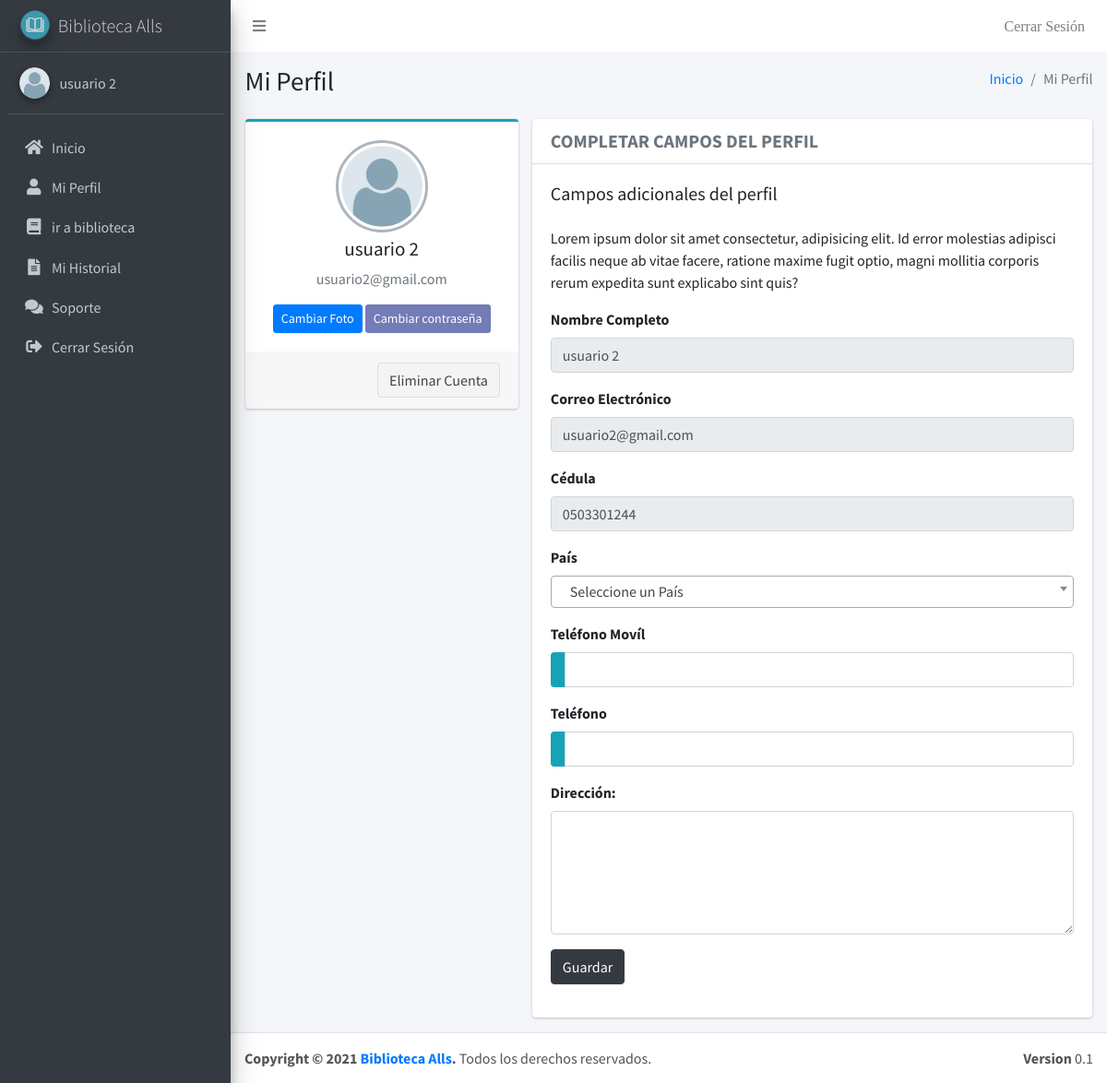
Screenshot of /admin/perfil (signed in) with the database file from the repository.
### tables this page shows
CREATE TABLE `usuarios` (
  `id_usuario` int(11) NOT NULL,
  `usu_perfil` varchar(16) NOT NULL,
  `usu_nombre` varchar(256) NOT NULL,
  `usu_password` text NOT NULL,
  `usu_cedula` varchar(16) NOT NULL,
  `usu_celular` varchar(16) DEFAULT NULL,
  `usu_telefono` varchar(16) DEFAULT NULL,
  `usu_direccion` varchar(516) DEFAULT NULL,
  `usu_email` varchar(256) NOT NULL,
  `usu_activo` int(11) NOT NULL DEFAULT 0,
  `usu_emailEncriptado` varchar(516) NOT NULL,
  `usu_foto` varchar(128) DEFAULT NULL
);

### admin/controladores/plantilla.controlador.php (called while the page is built)
<?php
class ControladorPlantilla{
    public function ctrPlantilla(){
        include("vistas/plantilla.php");
    }
}

### admin/index.php (called while the page is built, shortened)
<?php
include("controladores/plantilla.controlador.php");
include("controladores/general.controlador.php");
include("controladores/usuarios.controlador.php");
include("controladores/prestamos.controlador.php");
include("modelos/usuarios.modelo.php");
$plantilla = new ControladorPlantilla;
$plantilla -> ctrPlantilla();
?>

### admin/controladores/usuarios.controlador.php (called while the page is built, shortened)
<?php
class ControladorUsuarios
{
    static public function ctrMostrarUsuarios($item, $valor)
    {
        $tabla = "usuarios";
        $respuesta = ModeloUsuarios::mdlMostrarUsuario($tabla, $item, $valor);
        return $respuesta;
    }
}

### admin/modelos/conexion.php (called while the page is built)
<?php
class Conexion
{
    static public function conectar()
    {
        $est = 0;
        if ($est) {
            $link = new PDO(
                "mysql:host=localhost;dbname=u170679010_bibliotecaec",
                "u170679010_bibliotecaec",
                "7B#SHH?Dg1"
            );
        } else {
            $link = new PDO(
                "mysql:host=localhost;dbname=biblioteca_axel",
                "root",
                ""
            );
        }
        $link->exec("set names utf8");
        return $link;
    }
}

### admin/modelos/usuarios.modelo.php (called while the page is built, shortened)
<?php
require_once("conexion.php");
class ModeloUsuarios
{
    static public function mdlMostrarUsuario($tabla, $item, $valor)
    {
        if ($item != null && $valor != null) {
            $stmt = Conexion::conectar()->prepare("SELECT * FROM $tabla WHERE $item = :$item");
            $stmt->bindParam(":" . $item, $valor, PDO::PARAM_STR);
            $stmt->execute();
            return $stmt->fetch();
        } else {
            $stmt = Conexion::conectar()->prepare("SELECT * FROM $tabla");
            $stmt->execute();
            return $stmt->fetchAll();
        }
    }
}

### admin/controladores/general.controlador.php (called while the page is built)
<?php
class ControladorGeneral
{
    static public function ctrRuta()
    {
        $v = 0;
        if ($v) {
            return "http://biblioteca-ec.online/";
        } else {
            return "http://127.0.0.1/proyectos/biblioteca_Axel/";
        }
    }
}

### admin/vistas/paginas/modulos/perfil/info-usuario.php (the view, shortened to what this page needs)
<div class="col-12 col-md-4">
    <div class="card card-info card-outline">
        <div class="card-body box-profile">
            <div class="text-center">
                <?php
                $rutaFoto = "vistas/img/usuarios/default/default.png";
                ?>
                <img class="profile-user-img img-fluid img-circle" src="<?php echo $rutaFoto ?>" alt="">
            </div>
            <h3 class="profile-username text-center">
                <?php echo $usuario["usu_nombre"]; ?>
            </h3>
            <p class="text-muted text-center">
                <?php echo $usuario["usu_email"]; ?>
            </p>
            <div class="text-center">
                <button class="btn btn-primary btn-sm" data-toggle="modal" data-target="#cambiarFoto">Cambiar Foto</button>
                <button class="btn btn-purple btn-sm" data-toggle="modal" data-target="#cambiarPassword">Cambiar contraseña</button>
            </div>
        </div>
        <div class="card-footer">
            <button class="btn btn-default float-right">Eliminar Cuenta</button>
        </div>
    </div>
</div>

### admin/vistas/paginas/modulos/menu.php (shortened to what this page needs)
<aside class="main-sidebar sidebar-dark-primary elevation-4">
    <a href="inicio" class="brand-link">
        <img src="vistas/img/plantilla/icono.png" alt="AdminLTE Logo" class="brand-image img-circle elevation-3" style="opacity: .8">
        <span class="brand-text font-weight-light">Biblioteca Alls</span>
    </a>
    <div class="sidebar">
        <div class="user-panel mt-3 pb-3 mb-3 d-flex">
            <div class="image">
                <?php
                $rutaFoto = "vistas/img/usuarios/default/default.png";
                ?>
                <img src="<?php echo $rutaFoto; ?>" class="img-circle elevation-2" alt="User Image">
            </div>
            <div class="info">
                <a href="perfil" class="d-block"><?php echo $usuario["usu_nombre"] ?></a>
            </div>
        </div>
        <nav class="mt-2">
            <ul class="nav nav-pills nav-sidebar flex-column" data-widget="treeview" role="menu" data-accordion="false">
                <li class="nav-item">
                    <a href="inicio" class="nav-link">
                        <i class="nav-icon fas fa-home"></i>
                        <p>Inicio</p>
                    </a>
                </li>
                <li class="nav-item">
                    <a href="perfil" class="nav-link">
                        <i class="nav-icon fas fa-user"></i>
                        <p>Mi Perfil</p>
                    </a>
                </li>
                <li class="nav-item">
                    <a href="<?php echo $ruta ?>biblioteca" class="nav-link">
                        <i class="nav-icon fas fa-book"></i>
                        <p>ir a biblioteca</p>
                    </a>
                </li>
                <?php if ($usuario["usu_perfil"] == "admin") : ?>
                    <li class="nav-item has-treeview">
                        <a href="optio-bibliografica" class="nav-link">
                            <i class="nav-icon fas fa-book-open"></i>
                            <p>
                                Optio Bibliográfica
                                <i class="right fas fa-angle-left"></i>
                            </p>
                        </a>
                        <ul class="nav nav-treeview">
                            <li class="nav-item">
                                <a href="libros" class="nav-link">
                                    <i class="far fa-circle nav-icon"></i>
                                    <p>Libros</p>
                                </a>
                            </li>
                            <li class="nav-item">
                                <a href="autores" class="nav-link">
                                    <i class="far fa-circle nav-icon"></i>
                                    <p>Autores</p>
                                </a>
                            </li>
                            <li class="nav-item">
                                <a href="editoriales" class="nav-link">
                                    <i class="far fa-circle nav-icon"></i>
                                    <p>Editoriales</p>
                                </a>
                            </li>
                            <li class="nav-item">
                                <a href="categorias" class="nav-link">
                                    <i class="far fa-circle nav-icon"></i>
                                    <p>Categorias</p>
                                </a>
                            </li>
                            <li class="nav-item">
                                <a href="perchas-hileras" class="nav-link">
                                    <i class="far fa-circle nav-icon"></i>
                                    <p>Perchas/Hileras</p>
                                </a>
                            </li>
                        </ul>
                    </li>
                    <li class="nav-item has-treeview">
                        <a href="optio-bibliografica" class="nav-link">
                            <i class="nav-icon fas fa-columns"></i>
                            <p>
                                Procesos
                                <i class="right fas fa-angle-left"></i>
                            </p>
                        </a>
                        <ul class="nav nav-treeview">
                            <li class="nav-item">
                                <a href="solicitudes" class="nav-link">
                                    <i class="far fa-circle nav-icon"></i>
                                    <p>Solicitudes</p>
                                </a>
                            </li>
                            <li class="nav-item">
                                <a href="prestamos" class="nav-link">
                                    <i class="far fa-circle nav-icon"></i>
                                    <p>Prestamos pendientes</p>
                                </a>
                            </li>
                        </ul>
                    </li>
                    <li class="nav-item">
                        <a href="reporte-general" class="nav-link">
                            <i class="nav-icon fas fa-file-alt"></i>
                            <p>Reportes</p>
                        </a>
                    </li>
                <?php else : ?>
                    <li class="nav-item">
                        <a href="mi-reporte" class="nav-link">
                            <i class="nav-icon fas fa-file-alt"></i>
                            <p>Mi Historial</p>
                        </a>
                    </li>
                    <li class="nav-item">
                        <a href="soporte" class="nav-link">
                            <i class="nav-icon fas fa-comments"></i>
                            <p>Soporte</p>
                        </a>
                    </li>
                <?php endif ?>
                <li class="nav-item">
                    <a href="salir" class="nav-link">
                        <i class="nav-icon fas fa-sign-out-alt"></i>
                        <p>Cerrar Sesión</p>
                    </a>
                </li>
            </ul>
        </nav>
    </div>
</aside>

### admin/vistas/paginas/modulos/perfil/formulario-adicionales.php (shortened to what this page needs)
<div class="col-12 col-md-8">
    <div class="card car-primary card-outline">
        <div class="card-header">
            <h5 class="m-0 text-uppercase text-secondary">
                <strong>Completar Campos del perfil</strong>
            </h5>
        </div>
        <div class="card-body">
            <h6 class="card-title">Campos adicionales del perfil</h6>
            <br>
            <p class="card-text">Lorem ipsum dolor sit amet consectetur, adipisicing elit. Id error molestias adipisci facilis neque ab vitae facere, ratione maxime fugit optio, magni mollitia corporis rerum expedita sunt explicabo sint quis?</a></p>
            <div class="form-group">
                <label for="inputName" class="control-label">Nombre Completo</label>
                <div>
                    <input type="text" class="form-control" id="inputName" value="<?php echo $usuario['usu_nombre']; ?>" readonly>
                </div>
            </div>
            <div class="form-group">
                <label for="inputEmail" class="control-label">Correo Electrónico</label>
                <div>
                    <input type="text" class="form-control" id="inputEmail" value="<?php echo $usuario['usu_email']; ?>" readonly>
                </div>
            </div>
            <div class="form-group">
                <label for="inputCedula" class="control-label">Cédula</label>
                <div>
                    <input type="text" class="form-control" id="inputCedula" value="<?php echo $usuario['usu_cedula']; ?>" readonly>
                </div>
            </div>
            <form action="" method="post">
                <div class="form-group">
                    <label for="inputPais" class="control-label">País</label>
                    <div>
                    </div>
                </div>
                <div class="form-group">
                    <label for="inputMovil" class="control-label">Teléfono Movíl</label>
                    <div class="input-group">
                        <div class="input-group-prepend">
                            <span class="p-2 bg-info rounded-left dialCode"></span>
                        </div>
                        <input type="text" class="form-control" name="inputMovil" id="inputMovil" data-inputmask="'mask':'(999) 999-9999'" value="<?php if ($usuario['usu_celular'] != '') {
                                                                                                                                                        echo $usuario['usu_celular'];
                                                                                                                                                    } ?>" data-mask required>
                    </div>
                </div>
                <div class="form-group">
                    <label for="inputTelefono" class="control-label">Teléfono</label>
                    <div class="input-group">
                        <div class="input-group-prepend">
                            <span class="p-2 bg-info rounded-left dialCode"></span>
                        </div>
                        <input type="text" class="form-control" name="inputTelefono" id="inputTelefono" data-inputmask="'mask':'(99) 999-9999'" value="<?php if ($usuario['usu_telefono'] != '') {
                                                                                                                                                            echo $usuario['usu_telefono'];
                                                                                                                                                        } ?>" data-mask required>
                    </div>
                </div>
                <div class="form-group">
                    <label for="inputDireccion" class="control-label">Dirección:</label>
                    <textarea name="inputDireccion" class="form-control" id="" cols="30" rows="5" required><?php if ($usuario['usu_direccion'] != '') {
                                                                                                            } ?></textarea>
                </div>
                <div class="form-group">
                    <div class="col-sm-offset-2">
                        <button type="submit" class="btn btn-dark suscribirse">Guardar</button>
                    </div>
                </div>
            </form>
        </div>
    </div>
</div>

### admin/vistas/css/style.css (style rules this page uses)
.bg-purple, .btn-purple { background-color: #727cb6!important; color: white!important; }

### rows the page displays
usuarios: usu_nombre "usuario 2", usu_email "usuario2@gmail.com", usu_cedula "0503301244"
